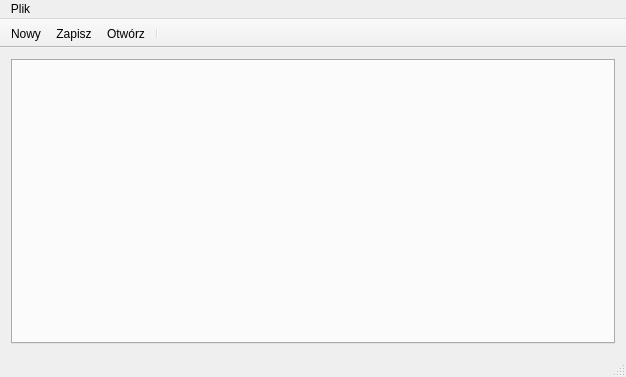
<?xml version="1.0" encoding="UTF-8"?>
<ui version="4.0">
 <class>MainWindow</class>
 <widget class="QMainWindow" name="MainWindow">
  <property name="geometry">
   <rect>
    <x>0</x>
    <y>0</y>
    <width>626</width>
    <height>377</height>
   </rect>
  </property>
  <property name="sizePolicy">
   <sizepolicy hsizetype="Maximum" vsizetype="Maximum">
    <horstretch>0</horstretch>
    <verstretch>0</verstretch>
   </sizepolicy>
  </property>
  <property name="windowTitle">
   <string>Notatnik</string>
  </property>
  <widget class="QWidget" name="centralWidget">
   <layout class="QGridLayout" name="gridLayout">
    <item row="0" column="0">
     <widget class="QTabWidget" name="tabWidget">
      <property name="currentIndex">
       <number>-1</number>
      </property>
      <property name="iconSize">
       <size>
        <width>30</width>
        <height>30</height>
       </size>
      </property>
      <property name="tabsClosable">
       <bool>true</bool>
      </property>
      <property name="movable">
       <bool>true</bool>
      </property>
      <property name="tabBarAutoHide">
       <bool>false</bool>
      </property>
     </widget>
    </item>
   </layout>
  </widget>
  <widget class="QMenuBar" name="menuBar">
   <property name="geometry">
    <rect>
     <x>0</x>
     <y>0</y>
     <width>626</width>
     <height>21</height>
    </rect>
   </property>
   <widget class="QMenu" name="menuPlik">
    <property name="title">
     <string>Plik</string>
    </property>
    <addaction name="separator"/>
    <addaction name="actionNew"/>
    <addaction name="actionSave"/>
    <addaction name="actionOpen"/>
   </widget>
   <addaction name="menuPlik"/>
  </widget>
  <widget class="QToolBar" name="mainToolBar">
   <property name="cursor">
    <cursorShape>OpenHandCursor</cursorShape>
   </property>
   <property name="movable">
    <bool>false</bool>
   </property>
   <attribute name="toolBarArea">
    <enum>TopToolBarArea</enum>
   </attribute>
   <attribute name="toolBarBreak">
    <bool>false</bool>
   </attribute>
   <addaction name="actionNew"/>
   <addaction name="actionSave"/>
   <addaction name="actionOpen"/>
   <addaction name="separator"/>
  </widget>
  <widget class="QStatusBar" name="statusBar"/>
  <action name="actionNew">
   <property name="checkable">
    <bool>false</bool>
   </property>
   <property name="icon">
    <iconset>
     <normaloff>:/img/new.png</normaloff>:/img/new.png</iconset>
   </property>
   <property name="text">
    <string>Nowy</string>
   </property>
   <property name="shortcut">
    <string>Ctrl+N</string>
   </property>
  </action>
  <action name="actionSave">
   <property name="icon">
    <iconset>
     <normaloff>:/img/save.png</normaloff>:/img/save.png</iconset>
   </property>
   <property name="text">
    <string>Zapisz</string>
   </property>
   <property name="shortcut">
    <string>Ctrl+S</string>
   </property>
  </action>
  <action name="actionOpen">
   <property name="icon">
    <iconset>
     <normaloff>:/img/open.png</normaloff>:/img/open.png</iconset>
   </property>
   <property name="text">
    <string>Otwórz</string>
   </property>
   <property name="shortcut">
    <string>Ctrl+O</string>
   </property>
  </action>
 </widget>
 <layoutdefault spacing="6" margin="11"/>
 <resources/>
 <connections/>
</ui>
